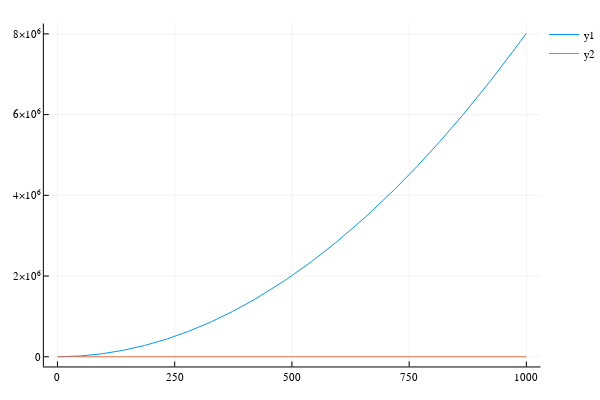

The notebook cell this image was saved under:
### Code cell
using Plots
plotlyjs()
p = plot(x = 1:1000,space,label = "O(n^2) BOPM ")
plot!(p,x = 1:1000,spaceNew, label = "O(1) BOPM")

### Figure 1 — Plotly figure (JSON) as saved in the notebook; plotly's stock layout.template omitted (floating-point values rounded to 4 significant figures; data arrays with more than 128 entries replaced by an {"elided": "..."} marker saying what was removed)
{"data": [{"colorbar": {"title": ""}, "hoverinfo": "text", "legendgroup": "y1", "line": {"color": "rgba(0, 154, 250, 1.000)", "dash": "solid", "shape": "linear", "width": 1}, "mode": "lines", "name": "y1", "showlegend": true, "text": {"elided": "1000 null values"}, "type": "scatter", "x": {"elided": "1000 int values"}, "xaxis": "x1", "y": {"elided": "1000 int values"}, "yaxis": "y1"}, {"colorbar": {"title": ""}, "hoverinfo": "text", "legendgroup": "y2", "line": {"color": "rgba(227, 111, 71, 1.000)", "dash": "solid", "shape": "linear", "width": 1}, "mode": "lines", "name": "y2", "showlegend": true, "text": {"elided": "1000 null values"}, "type": "scatter", "x": {"elided": "1000 int values"}, "xaxis": "x1", "y": {"elided": "1000 int values"}, "yaxis": "y1"}], "layout": {"annotations": [], "height": 400, "legend": {"bgcolor": "rgba(255, 255, 255, 1.000)", "bordercolor": "rgba(0, 0, 0, 1.000)", "font": {"color": "rgba(0, 0, 0, 1.000)", "family": "sans-serif", "size": 11}, "tracegroupgap": 0, "x": 1, "y": 1}, "margin": {"b": 20, "l": 0, "r": 0, "t": 20}, "paper_bgcolor": "rgba(255, 255, 255, 1.000)", "plot_bgcolor": "rgba(255, 255, 255, 1.000)", "showlegend": true, "width": 600, "xaxis": {"anchor": "y1", "domain": [0.08064, 0.9934], "gridcolor": "rgba(0, 0, 0, 0.100)", "gridwidth": 0.5, "linecolor": "rgba(0, 0, 0, 1.000)", "mirror": false, "range": [-28.97, 1030.0], "showgrid": true, "showline": true, "showticklabels": true, "tickangle": 0, "tickcolor": "rgb(0, 0, 0)", "tickfont": {"color": "rgba(0, 0, 0, 1.000)", "family": "sans-serif", "size": 11}, "tickmode": "array", "ticks": "inside", "ticktext": ["0", "250", "500", "750", "1000"], "tickvals": [0, 250, 500, 750, 1000], "title": "", "titlefont": {"color": "rgba(0, 0, 0, 1.000)", "family": "sans-serif", "size": 15}, "type": "-", "visible": true, "zeroline": false, "zerolinecolor": "rgba(0, 0, 0, 1.000)"}, "yaxis": {"anchor": "x1", "domain": [0.03762, 0.9902], "gridcolor": "rgba(0, 0, 0, 0.100)", "gridwidth": 0.5, "linecolor": "rgba(0, 0, 0, 1.000)", "mirror": false, "range": [-240500.0, 8257000.0], "showgrid": true, "showline": true, "showticklabels": true, "tickangle": 0, "tickcolor": "rgb(0, 0, 0)", "tickfont": {"color": "rgba(0, 0, 0, 1.000)", "family": "sans-serif", "size": 11}, "tickmode": "array", "ticks": "inside", "ticktext": ["0", "2×10⁶", "4×10⁶", "6×10⁶", "8×10⁶"], "tickvals": [0, 2000000, 4000000, 6000000, 8000000], "title": "", "titlefont": {"color": "rgba(0, 0, 0, 1.000)", "family": "sans-serif", "size": 15}, "type": "-", "visible": true, "zeroline": false, "zerolinecolor": "rgba(0, 0, 0, 1.000)"}}}
